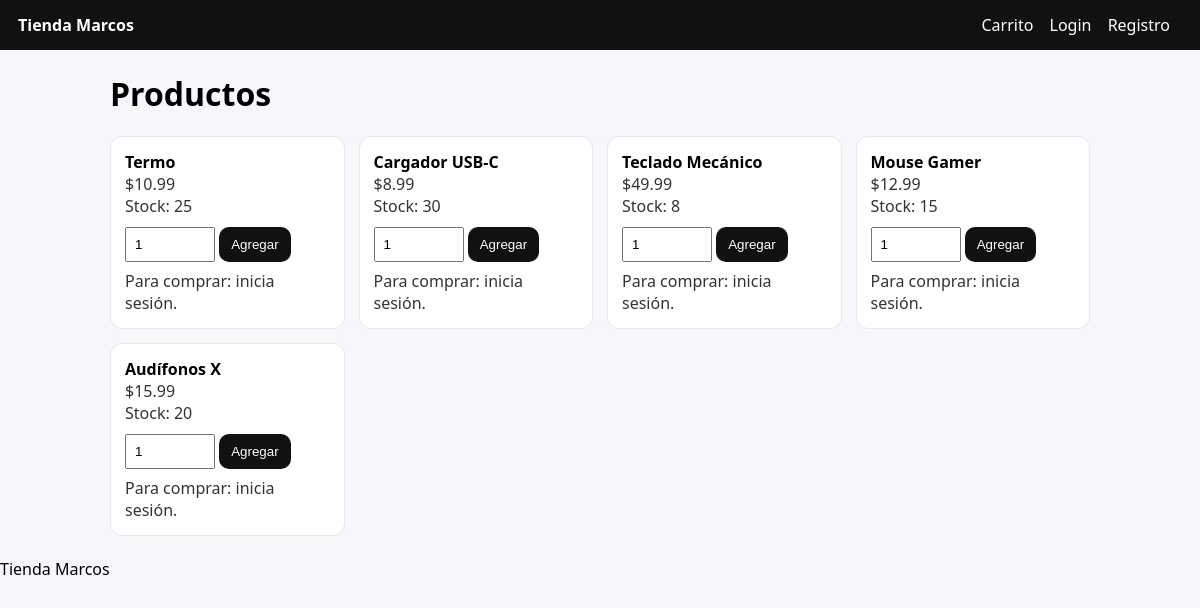
The app's page /shop/index.php with its own data.
### tables this page shows
CREATE TABLE IF NOT EXISTS products (
  id INT AUTO_INCREMENT PRIMARY KEY,
  name VARCHAR(190) NOT NULL,
  price_cents INT NOT NULL,
  stock INT NOT NULL DEFAULT 0
);

### config/db.php (called while the page is built, shortened)
<?php
function money($cents) {
  return number_format($cents / 100, 2, '.', '');
}

### shop/index.php (the view, shortened to what this page needs)
<?php
require_once __DIR__ . "/../config/db.php";
$products = $conn->query("SELECT * FROM products ORDER BY id DESC")->fetch_all(MYSQLI_ASSOC);
include __DIR__ . "/../partials/header.php";
?>
<h1>Productos</h1>
<div class="grid">
  <?php foreach ($products as $p): ?>
    <div class="card">
      <div style="font-weight:700"><?php echo htmlspecialchars($p["name"]); ?></div>
      <div class="muted">$<?php echo money((int)$p["price_cents"]); ?></div>
      <div class="muted">Stock: <?php echo (int)$p["stock"]; ?></div>
      <form method="post" style="margin-top:10px">
        <input type="number" name="qty" value="1" min="1" style="width:70px;padding:8px" />
        <button class="btn" type="submit">Agregar</button>
      </form>
      <?php if (empty($_SESSION["user"])): ?>
        <div class="muted" style="margin-top:8px">Para comprar: inicia sesión.</div>
      <?php endif; ?>
    </div>
  <?php endforeach; ?>
</div>
<?php include __DIR__ . "/../partials/footer.php"; ?>

### partials/header.php (shortened to what this page needs)
<?php require_once __DIR__ . "/../config/db.php"; ?>
<!doctype html>
<html lang="es">
<head>
  <link rel="stylesheet" href="/tienda_marcos/public/css/styles.css" />
</head>
<body>
<header class="topbar">
  <a class="brand" href="/tienda_marcos/shop/index.php">Tienda Marcos</a>
  <nav>
    <a href="/tienda_marcos/shop/cart.php">Carrito</a>
    <?php if (!empty($_SESSION["user"])): ?>
      <a href="/tienda_marcos/shop/orders.php">Mis compras</a>
      <span class="muted"><?php echo htmlspecialchars($_SESSION["user"]["email"]); ?></span>
      <a href="/tienda_marcos/auth/logout.php">Salir</a>
    <?php else: ?>
      <a href="/tienda_marcos/auth/login.php">Login</a>
      <a href="/tienda_marcos/auth/register.php">Registro</a>
    <?php endif; ?>
  </nav>
</header>
<main class="container">

### partials/footer.php
</main>
<footer class="footer">Tienda Marcos </footer>
</body>
</html>

### public/css/styles.css (style rules this page uses)
body { font-family:system-ui,Arial;margin:0;background:#f6f7fb }
.topbar { display:flex;gap:16px;align-items:center;justify-content:space-between;padding:14px 18px;background:#111;color:#fff }
.topbar a { color:#fff;text-decoration:none;margin-right:12px }
.brand { font-weight:700 }
.container { max-width:980px;margin:22px auto;padding:0 16px }
.grid { display:grid;grid-template-columns:repeat(auto-fill,minmax(220px,1fr));gap:14px }
.card { background:#fff;border:1px solid #e7e7ee;border-radius:12px;padding:14px }
.btn { display:inline-block;padding:10px 12px;border-radius:10px;background:#111;color:#fff;text-decoration:none;border:0;cursor:pointer }
.muted { opacity:.8 }

### records on screen
products: name "Termo", price_cents "10.99", stock "25"
products: name "Cargador USB-C", price_cents "8.99", stock "30"
products: name "Teclado Mecánico", price_cents "49.99", stock "8"
products: name "Mouse Gamer", price_cents "12.99", stock "15"
products: name "Audífonos X", price_cents "15.99", stock "20"
